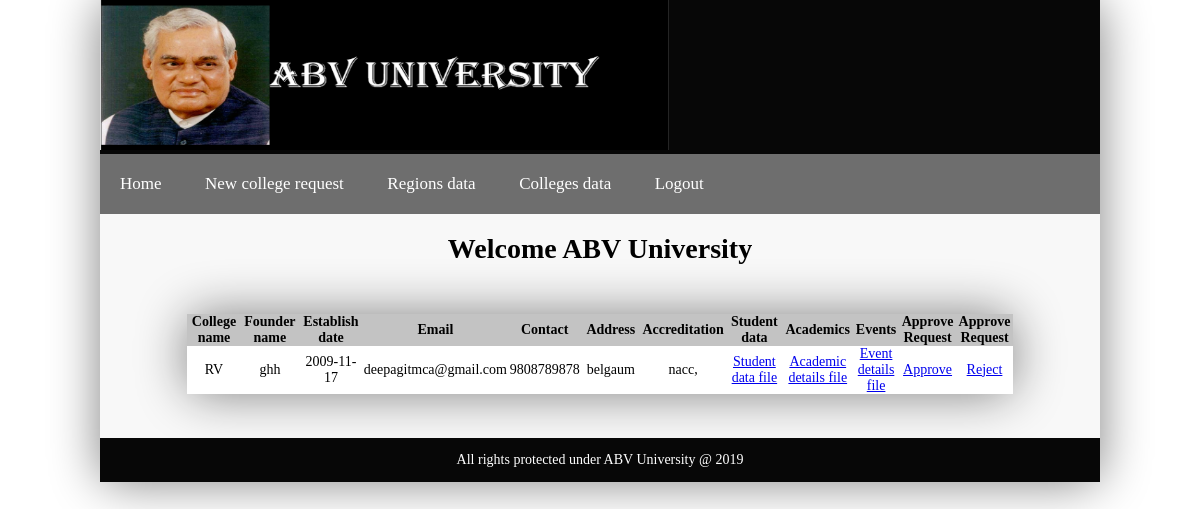
Screenshot of /universityadminviewcollegerequest.php (signed in) with the database file from the repository.
### tables this page shows
CREATE TABLE `newcollege` (
  `collegename` varchar(30) NOT NULL,
  `foundername` varchar(30) NOT NULL,
  `establishdate` date NOT NULL,
  `email` varchar(30) NOT NULL,
  `contact` varchar(30) NOT NULL,
  `address` varchar(50) NOT NULL,
  `accreditation` varchar(30) NOT NULL,
  `studentdata` varchar(500) NOT NULL,
  `academics` varchar(500) NOT NULL,
  `events` varchar(500) NOT NULL,
  `status` varchar(30) NOT NULL
);

### universityadminviewcollegerequest.php (the view, shortened to what this page needs)
<!DOCTYPE html>
<html>
    <head>
        <link rel="stylesheet" type="text/css" href="nav2.css"/>
         <link rel="stylesheet" href="style.css">
    </head>
    <body class="body">
        <?php
		  $fname = "";
          $edate = "";
		  $email = "";
		  $mob = "";
		  $add = "";
		  $acc = "";
          $sdata = "";
		  $adata = "";
		  $edata = "";
	include("myconn3.php");
	$sql="Select *from newcollege where status='not approved'";
	$result = $conn3->query($sql);
		if($result->num_rows > 0 )
		{
			while($row=$result->fetch_assoc())
			{
		  		$fname = $row['foundername'];
          		$edate = $row['establishdate'];
		  		$email = $row['email'];
		  		$mob = $row['contact'];
		  		$add = $row['address'];
		  		$acc = $row['accreditation'];
          		$sdata = $row['studentdata'];
		  		$adata = $row['academics'];
		  		$edata = $row['events'];
			}
		}
		else
		{
			echo "Error : " . $sql . "<br>" . $conn3->error;
		}
  ?>
        <table width="1000" border="0" cellspacing="0" cellpadding="0" align="center">
         <tbody>
            <tr>
              <td height="140" bgcolor="#070707" align="left">  <?php include("header.php"); ?> </td>
            </tr>
            <tr>
              <td bgcolor="#6E6E6E"> <?php include("universitynav.php"); ?> </td>
           </tr>
            <tr bgcolor="#F8F8F8">
                <td> <h1 align="center"> Welcome <?php echo "ABV University"; ?> </h1>
                <?php
						include("myconn3.php");
						$sql="SELECT *from newcollege where status='not approved'";
						$result=$conn3->query($sql);
						if($result->num_rows==0)
						{
							echo "No Records Found";
						}
						else
						{
					?>
                    <p>&nbsp;  </p>
                  <table width="826" border="0" align="center" cellpadding="0" cellspacing="0">
                    <tbody>
                      <tr>
                        <th width="214" bgcolor="#C3C3C3" style="text-align: center" scope="col"> College name </th>
                        <th width="169" bgcolor="#C3C3C3" style="text-align: center" scope="col"> Founder name</th>
                        <th width="214" bgcolor="#C3C3C3" style="text-align: center" scope="col"> Establish date </th>
                        <th width="169" bgcolor="#C3C3C3" style="text-align: center" scope="col"> Email </th>
                        <th width="140" bgcolor="#C3C3C3" style="text-align: center" scope="col"> Contact </th>
                        <th width="214" bgcolor="#C3C3C3" style="text-align: center" scope="col"> Address </th>
                        <th width="169" bgcolor="#C3C3C3" style="text-align: center" scope="col"> Accreditation </th>
                        <th width="214" bgcolor="#C3C3C3" style="text-align: center" scope="col"> Student data </th>
                        <th width="169" bgcolor="#C3C3C3" style="text-align: center" scope="col"> Academics </th>
                        <th width="140" bgcolor="#C3C3C3" style="text-align: center" scope="col"> Events </th>
                        <th width="140" bgcolor="#C3C3C3" style="text-align: center" scope="col"> Approve Request </th>
                        <th width="140" bgcolor="#C3C3C3" style="text-align: center" scope="col"> Approve Request </th>
                      </tr>
                      <?php
							while($row=$result->fetch_assoc())
							{
								$colname=$row["collegename"];
							?>
                      <tr>
                        <td bgcolor="#FFFFFF" style="text-align: center"><?php echo $colname;?></td>
                        <td bgcolor="#FFFFFF" style="text-align: center"><?php echo $fname;?></td>
                        <td bgcolor="#FFFFFF" style="text-align: center"><?php echo $edate;?></td>
                        <td bgcolor="#FFFFFF" style="text-align: center"><?php echo $email;?></td>
                        <td bgcolor="#FFFFFF" style="text-align: center"><?php echo $mob;?></td>
                        <td bgcolor="#FFFFFF" style="text-align: center"><?php echo $add;?></td>
                        <td bgcolor="#FFFFFF" style="text-align: center"><?php echo $acc;?></td>
                        <td bgcolor="#FFFFFF" style="text-align: center"><a href="download.php?filename=<?php echo $sdata;?>">Student data file</a></td>
                        <td bgcolor="#FFFFFF" style="text-align: center"><a href="download.php?filename=<?php echo $adata;?>"> Academic details file</a></td>
                        <td bgcolor="#FFFFFF" style="text-align: center"><a href="download.php?filename=<?php echo $edata;?>">Event details file</a></td>
                        <td bgcolor="#FFFFFF" style="text-align: center"> <a href="collegeapprovalmail.php?cname=<?php echo $colname."&email=".$email;?>">Approve </a> </td>
                        <td bgcolor="#FFFFFF" style="text-align: center"> <a href="collegerejectmail.php?cname=<?php echo $colname."&email=".$email;?>"> Reject </a> </td>
                      </tr>
                      <?php
						}
				}
                       ?>
                    </tbody>
                  </table>
                  <p>&nbsp;  </p>
                </td>
            </tr>
           <tr>
               <td bgcolor="#070707" align="center" height="2"> <?php include("footer.php"); ?></td>
            </tr>
        </tbody>
      </table>
    </body>
</html>

### style.css (style rules this page uses)
body { margin: 0; padding: 0; height: 100%; }
table { margin: auto; -webkit-box-shadow: 0 0 50px gray; -moz-box-shadow: 0 0 50px gray; box-shadow: 0 0 50px gray; border-radius: 16px; font-size: 14px; }

### rows the page displays
newcollege: collegename "RV", foundername "ghh", establishdate "2009-11-17", email "deepagitmca@gmail.com", contact "9808789878", address "belgaum", accreditation "nacc,"
